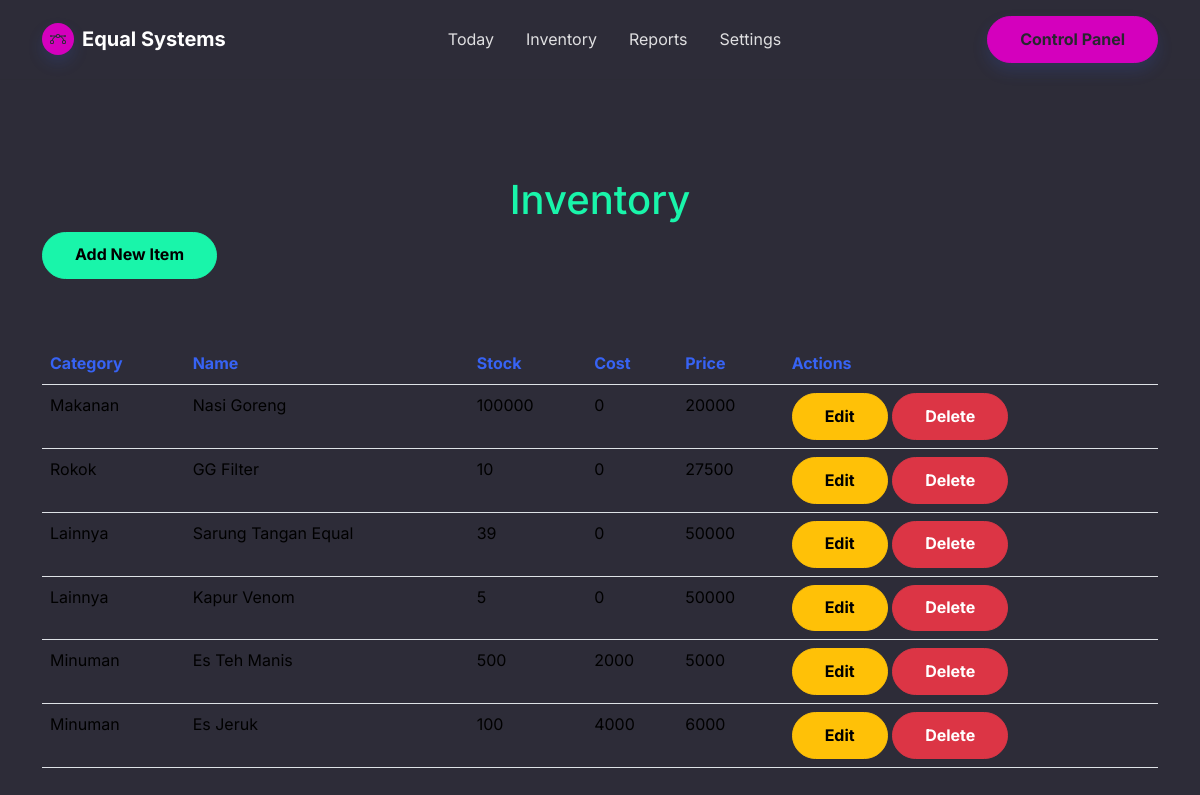
/admin_panel/inventory/ (signed in), run on the app's committed database.
### ESdashboard/models.py (models this page shows, shortened)
class Inventory(models.Model):
    user = models.ForeignKey(settings.AUTH_USER_MODEL, on_delete=models.CASCADE)
    product_name = models.CharField(max_length=255)
    price = models.DecimalField(max_digits=20, decimal_places=0)
    cost = models.DecimalField(max_digits=20, decimal_places=0)
    stock = models.PositiveIntegerField()
    catagory = models.ForeignKey(InvCatagory, on_delete=models.CASCADE, related_name='catagories')

class InvCatagory(models.Model):
    user = models.ForeignKey(settings.AUTH_USER_MODEL, on_delete=models.CASCADE)
    name = models.CharField(max_length=255)

### ESdashboard/views.py (the view)
# urls.py: path('admin_panel/inventory/', views.inventory, name='inventory'),
@local_admin_required
@login_required
def inventory(request):
    inventory_items = Inventory.objects.filter(user=request.user)
    context = {'inventory_items': inventory_items}
    return render(request, 'ESdashboard/inventory.html', context)

### ESdashboard/views.py (called while the page is built)
def local_admin_required(view_func):
    @wraps(view_func)
    def _wrapped_view(request, *args, **kwargs):
        if not request.user.is_local_admin:
            return HttpResponseForbidden("You are not authorized to access this page.")
        return view_func(request, *args, **kwargs)
    return _wrapped_view

### ESdashboard/templates/ESdashboard/Inventory.html (shortened to what this page needs)
{% load static %}
{% load humanize %}
<!DOCTYPE html>
<html data-bs-theme="light" lang="en">
<head>
    <link rel="stylesheet" href="{% static 'ESdashboard/css/bootstrap.min.css' %}">
    <link rel="stylesheet" href="{% static 'ESdashboard/css/bs-theme-overrides.css' %}">
    <link rel="stylesheet" href="https://cdn.datatables.net/buttons/1.6.5/css/buttons.dataTables.min.css">
    <link rel="stylesheet" href="https://cdnjs.cloudflare.com/ajax/libs/datatables/1.10.21/css/dataTables.bootstrap4.min.css">
    <link rel="stylesheet" href="{% static 'ESdashboard/css/Icon-Button.css' %}">
</head>
<body>
    <nav class="navbar navbar-expand-md sticky-top py-3 navbar-dark" id="mainNav">
        <div class="container"><a class="navbar-brand d-flex align-items-center" href="/"><span class="bs-icon-sm bs-icon-circle bs-icon-primary shadow d-flex justify-content-center align-items-center me-2 bs-icon" style="color: var(--bs-body-bg);background: var(--bs-secondary);">
                    </span><span>Equal Systems</span></a>
            <div class="collapse navbar-collapse" id="navcol-1">
                <ul class="navbar-nav mx-auto">
                    <li class="nav-item"><a class="nav-link" href="{% url 'adminp' %}">Today</a></li>
                    <li class="nav-item"><a class="nav-link" href="{% url 'inventory' %}">Inventory</a></li>
                    <li class="nav-item"><a class="nav-link" href="{% url 'reports' %}">Reports</a></li>
                    <li class="nav-item"><a class="nav-link" href="{% url 'settings' %}">Settings</a></li>
                </ul><a class="btn btn-primary link-dark shadow" role="button" href="{% url 'cpanel' %}" style="background: var(--bs-secondary);border-style: solid;border-color: var(--bs-secondary);">Control Panel</a>
            </div>
        </div>
    </nav>
    <section class="py-5">
        <div class="container py-5">
            <h1 class="text-center text-success">Inventory</h1>
            <button type="button" class="btn btn-success mb-3" data-bs-toggle="modal" data-bs-target="#addItemModal">Add New Item</button>
        </div>
        <div class="container">
            <div class="table-responsive">
                <table class="table">
                    <thead>
                        <tr>
                            <th class="text-primary">Category</th>
                            <th class="text-primary">Name</th>
                            <th class="text-primary">Stock</th>
                            <th class="text-primary">Cost</th>
                            <th class="text-primary">Price</th>
                            <th class="text-primary">Actions</th>
                        </tr>
                    </thead>
                    <tbody>
                        {% for item in inventory_items %}
                        <tr>
                            <td>{{ item.catagory.name }}</td>
                            <td>{{ item.product_name }}</td>
                            <td>{{ item.stock }}</td>
                            <td>{{ item.cost }}</td>
                            <td>{{ item.price }}</td>
                            <td>
                                <button class="btn btn-warning" data-bs-toggle="modal" data-bs-target="#editItemModal{{ item.id }}">Edit</button>
                                <button class="btn btn-danger" data-bs-toggle="modal" data-bs-target="#deleteItemModal{{ item.id }}">Delete</button>
                            </td>
                        </tr>
                        {% endfor %}
                    </tbody>
                </table>
            </div>
        </div>
    </section>
</body>
</html>

### ESdashboard/static/ESdashboard/css/bs-theme-overrides.css (style rules this page uses)
:root, [data-bs-theme=light] { --bs-secondary: #d400bd; --bs-secondary-rgb: 212,0,189; --bs-secondary-text-emphasis: #55004C; --bs-secondary-bg-subtle: #F6CCF2; --bs-secondary-border-subtle: #EE99E5; }

### data on the page
Inventory: catagory.name "Makanan", product_name "Nasi Goreng", stock "100000", cost "0", price "20000"
Inventory: catagory.name "Rokok", product_name "GG Filter", stock "10", cost "0", price "27500"
Inventory: catagory.name "Lainnya", product_name "Sarung Tangan Equal", stock "39", cost "0", price "50000"
Inventory: catagory.name "Lainnya", product_name "Kapur Venom", stock "5", cost "0", price "50000"
Inventory: catagory.name "Minuman", product_name "Es Teh Manis", stock "500", cost "2000", price "5000"
Inventory: catagory.name "Minuman", product_name "Es Jeruk", stock "100", cost "4000", price "6000"
